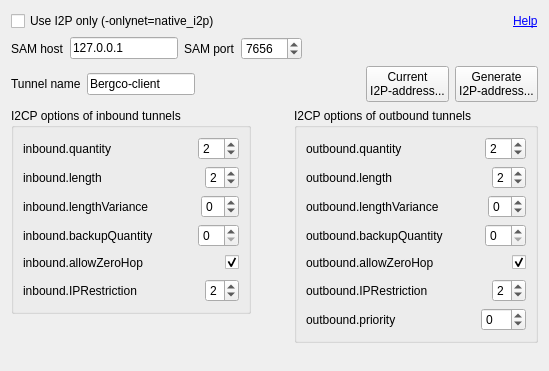
<?xml version="1.0" encoding="UTF-8"?>
<ui version="4.0">
 <class>I2POptionsWidget</class>
 <widget class="QWidget" name="I2POptionsWidget">
  <property name="geometry">
   <rect>
    <x>0</x>
    <y>0</y>
    <width>549</width>
    <height>371</height>
   </rect>
  </property>
  <property name="windowTitle">
   <string>Form</string>
  </property>
  <layout class="QVBoxLayout" name="verticalLayout_5">
   <item>
    <layout class="QHBoxLayout" name="horizontalLayout_15">
     <item>
      <widget class="QCheckBox" name="checkBoxUseI2POnly">
       <property name="text">
        <string>Use I2P only (-onlynet=native_i2p)</string>
       </property>
      </widget>
     </item>
     <item>
      <spacer name="horizontalSpacer_15">
       <property name="orientation">
        <enum>Qt::Horizontal</enum>
       </property>
       <property name="sizeHint" stdset="0">
        <size>
         <width>40</width>
         <height>20</height>
        </size>
       </property>
      </spacer>
     </item>
     <item>
      <widget class="QLabel" name="label">
       <property name="toolTip">
        <string>http://www.i2p2.i2p/i2cp.html#options</string>
       </property>
       <property name="text">
        <string>&lt;a href=&quot;http://www.i2p2.i2p/i2cp.html#options&quot;&gt;Help&lt;/a&gt;</string>
       </property>
       <property name="textFormat">
        <enum>Qt::RichText</enum>
       </property>
       <property name="openExternalLinks">
        <bool>true</bool>
       </property>
       <property name="textInteractionFlags">
        <set>Qt::TextBrowserInteraction</set>
       </property>
      </widget>
     </item>
    </layout>
   </item>
   <item>
    <layout class="QHBoxLayout" name="horizontalLayout_16">
     <item>
      <widget class="QLabel" name="labelSAMHost">
       <property name="text">
        <string>SAM host</string>
       </property>
      </widget>
     </item>
     <item>
      <widget class="QLineEdit" name="lineEditSAMHost">
       <property name="sizePolicy">
        <sizepolicy hsizetype="Fixed" vsizetype="Fixed">
         <horstretch>0</horstretch>
         <verstretch>0</verstretch>
        </sizepolicy>
       </property>
       <property name="text">
        <string>127.0.0.1</string>
       </property>
      </widget>
     </item>
     <item>
      <widget class="QLabel" name="labelSAMPort">
       <property name="text">
        <string>SAM port</string>
       </property>
      </widget>
     </item>
     <item>
      <widget class="QSpinBox" name="spinBoxSAMPort">
       <property name="minimum">
        <number>1</number>
       </property>
       <property name="maximum">
        <number>65535</number>
       </property>
       <property name="value">
        <number>7656</number>
       </property>
      </widget>
     </item>
     <item>
      <spacer name="horizontalSpacer_17">
       <property name="orientation">
        <enum>Qt::Horizontal</enum>
       </property>
       <property name="sizeHint" stdset="0">
        <size>
         <width>40</width>
         <height>20</height>
        </size>
       </property>
      </spacer>
     </item>
    </layout>
   </item>
   <item>
    <layout class="QHBoxLayout" name="horizontalLayout_17">
     <item>
      <widget class="QLabel" name="labelTunnelName">
       <property name="text">
        <string>Tunnel name</string>
       </property>
      </widget>
     </item>
     <item>
      <widget class="QLineEdit" name="lineEditTunnelName">
       <property name="sizePolicy">
        <sizepolicy hsizetype="Preferred" vsizetype="Fixed">
         <horstretch>0</horstretch>
         <verstretch>0</verstretch>
        </sizepolicy>
       </property>
       <property name="minimumSize">
        <size>
         <width>0</width>
         <height>0</height>
        </size>
       </property>
       <property name="text">
        <string>Bergco-client</string>
       </property>
      </widget>
     </item>
     <item>
      <spacer name="horizontalSpacer_18">
       <property name="orientation">
        <enum>Qt::Horizontal</enum>
       </property>
       <property name="sizeHint" stdset="0">
        <size>
         <width>40</width>
         <height>20</height>
        </size>
       </property>
      </spacer>
     </item>
     <item>
      <widget class="QPushButton" name="pushButtonCurrentI2PAddress">
       <property name="text">
        <string>Current
I2P-address...</string>
       </property>
      </widget>
     </item>
     <item>
      <widget class="QPushButton" name="pushButtonGenerateI2PAddress">
       <property name="text">
        <string>Generate
I2P-address...</string>
       </property>
      </widget>
     </item>
    </layout>
   </item>
   <item>
    <layout class="QHBoxLayout" name="horizontalLayout_14">
     <item>
      <layout class="QVBoxLayout" name="verticalLayout_4">
       <item>
        <widget class="QGroupBox" name="groupBoxInbound">
         <property name="title">
          <string>I2CP options of inbound tunnels</string>
         </property>
         <layout class="QVBoxLayout" name="verticalLayout">
          <item>
           <layout class="QHBoxLayout" name="horizontalLayout">
            <item>
             <widget class="QLabel" name="labelInboundQuantity">
              <property name="text">
               <string>inbound.quantity </string>
              </property>
             </widget>
            </item>
            <item>
             <spacer name="horizontalSpacer">
              <property name="orientation">
               <enum>Qt::Horizontal</enum>
              </property>
              <property name="sizeHint" stdset="0">
               <size>
                <width>40</width>
                <height>20</height>
               </size>
              </property>
             </spacer>
            </item>
            <item>
             <widget class="QSpinBox" name="spinBoxInboundQuantity">
              <property name="minimum">
               <number>1</number>
              </property>
              <property name="maximum">
               <number>16</number>
              </property>
              <property name="value">
               <number>2</number>
              </property>
             </widget>
            </item>
           </layout>
          </item>
          <item>
           <layout class="QHBoxLayout" name="horizontalLayout_2">
            <item>
             <widget class="QLabel" name="labelInboundLength">
              <property name="text">
               <string>inbound.length </string>
              </property>
             </widget>
            </item>
            <item>
             <spacer name="horizontalSpacer_2">
              <property name="orientation">
               <enum>Qt::Horizontal</enum>
              </property>
              <property name="sizeHint" stdset="0">
               <size>
                <width>40</width>
                <height>20</height>
               </size>
              </property>
             </spacer>
            </item>
            <item>
             <widget class="QSpinBox" name="spinBoxInboundLength">
              <property name="minimum">
               <number>0</number>
              </property>
              <property name="maximum">
               <number>7</number>
              </property>
              <property name="value">
               <number>2</number>
              </property>
             </widget>
            </item>
           </layout>
          </item>
          <item>
           <layout class="QHBoxLayout" name="horizontalLayout_3">
            <item>
             <widget class="QLabel" name="labelInboundLengthVariance">
              <property name="text">
               <string>inbound.lengthVariance</string>
              </property>
             </widget>
            </item>
            <item>
             <spacer name="horizontalSpacer_3">
              <property name="orientation">
               <enum>Qt::Horizontal</enum>
              </property>
              <property name="sizeHint" stdset="0">
               <size>
                <width>40</width>
                <height>20</height>
               </size>
              </property>
             </spacer>
            </item>
            <item>
             <widget class="QSpinBox" name="spinBoxInboundLengthVariance">
              <property name="minimum">
               <number>-7</number>
              </property>
              <property name="maximum">
               <number>7</number>
              </property>
             </widget>
            </item>
           </layout>
          </item>
          <item>
           <layout class="QHBoxLayout" name="horizontalLayout_4">
            <item>
             <widget class="QLabel" name="labelInboundBackupQuality">
              <property name="text">
               <string>inbound.backupQuantity </string>
              </property>
             </widget>
            </item>
            <item>
             <spacer name="horizontalSpacer_4">
              <property name="orientation">
               <enum>Qt::Horizontal</enum>
              </property>
              <property name="sizeHint" stdset="0">
               <size>
                <width>40</width>
                <height>20</height>
               </size>
              </property>
             </spacer>
            </item>
            <item>
             <widget class="QSpinBox" name="spinBoxInboundBackupQuality"/>
            </item>
           </layout>
          </item>
          <item>
           <layout class="QHBoxLayout" name="horizontalLayout_5">
            <item>
             <widget class="QLabel" name="labelInboundAllowZeroHop">
              <property name="text">
               <string>inbound.allowZeroHop </string>
              </property>
             </widget>
            </item>
            <item>
             <spacer name="horizontalSpacer_5">
              <property name="orientation">
               <enum>Qt::Horizontal</enum>
              </property>
              <property name="sizeHint" stdset="0">
               <size>
                <width>40</width>
                <height>20</height>
               </size>
              </property>
             </spacer>
            </item>
            <item>
             <widget class="QCheckBox" name="checkBoxInboundAllowZeroHop">
              <property name="checked">
               <bool>true</bool>
              </property>
             </widget>
            </item>
           </layout>
          </item>
          <item>
           <layout class="QHBoxLayout" name="horizontalLayout_6">
            <item>
             <widget class="QLabel" name="labelInboundIPRestriction">
              <property name="text">
               <string>inbound.IPRestriction</string>
              </property>
             </widget>
            </item>
            <item>
             <spacer name="horizontalSpacer_6">
              <property name="orientation">
               <enum>Qt::Horizontal</enum>
              </property>
              <property name="sizeHint" stdset="0">
               <size>
                <width>40</width>
                <height>20</height>
               </size>
              </property>
             </spacer>
            </item>
            <item>
             <widget class="QSpinBox" name="spinBoxInboundIPRestriction">
              <property name="maximum">
               <number>4</number>
              </property>
              <property name="value">
               <number>2</number>
              </property>
             </widget>
            </item>
           </layout>
          </item>
         </layout>
        </widget>
       </item>
       <item>
        <spacer name="verticalSpacer">
         <property name="orientation">
          <enum>Qt::Vertical</enum>
         </property>
         <property name="sizeHint" stdset="0">
          <size>
           <width>20</width>
           <height>40</height>
          </size>
         </property>
        </spacer>
       </item>
      </layout>
     </item>
     <item>
      <spacer name="horizontalSpacer_14">
       <property name="orientation">
        <enum>Qt::Horizontal</enum>
       </property>
       <property name="sizeHint" stdset="0">
        <size>
         <width>40</width>
         <height>20</height>
        </size>
       </property>
      </spacer>
     </item>
     <item>
      <layout class="QVBoxLayout" name="verticalLayout_3">
       <item>
        <widget class="QGroupBox" name="groupBoxOutbound">
         <property name="title">
          <string>I2CP options of outbound tunnels</string>
         </property>
         <layout class="QVBoxLayout" name="verticalLayout_2">
          <item>
           <layout class="QHBoxLayout" name="horizontalLayout_7">
            <item>
             <widget class="QLabel" name="labelOutboundQuantity">
              <property name="text">
               <string>outbound.quantity </string>
              </property>
             </widget>
            </item>
            <item>
             <spacer name="horizontalSpacer_7">
              <property name="orientation">
               <enum>Qt::Horizontal</enum>
              </property>
              <property name="sizeHint" stdset="0">
               <size>
                <width>40</width>
                <height>20</height>
               </size>
              </property>
             </spacer>
            </item>
            <item>
             <widget class="QSpinBox" name="spinBoxOutboundQuantity">
              <property name="minimum">
               <number>1</number>
              </property>
              <property name="value">
               <number>2</number>
              </property>
             </widget>
            </item>
           </layout>
          </item>
          <item>
           <layout class="QHBoxLayout" name="horizontalLayout_8">
            <item>
             <widget class="QLabel" name="labelOutboundLength">
              <property name="text">
               <string>outbound.length </string>
              </property>
             </widget>
            </item>
            <item>
             <spacer name="horizontalSpacer_8">
              <property name="orientation">
               <enum>Qt::Horizontal</enum>
              </property>
              <property name="sizeHint" stdset="0">
               <size>
                <width>40</width>
                <height>20</height>
               </size>
              </property>
             </spacer>
            </item>
            <item>
             <widget class="QSpinBox" name="spinBoxOutboundLength">
              <property name="maximum">
               <number>7</number>
              </property>
              <property name="value">
               <number>2</number>
              </property>
             </widget>
            </item>
           </layout>
          </item>
          <item>
           <layout class="QHBoxLayout" name="horizontalLayout_9">
            <item>
             <widget class="QLabel" name="labelOutboundLengthVariance">
              <property name="text">
               <string>outbound.lengthVariance</string>
              </property>
             </widget>
            </item>
            <item>
             <spacer name="horizontalSpacer_9">
              <property name="orientation">
               <enum>Qt::Horizontal</enum>
              </property>
              <property name="sizeHint" stdset="0">
               <size>
                <width>40</width>
                <height>20</height>
               </size>
              </property>
             </spacer>
            </item>
            <item>
             <widget class="QSpinBox" name="spinBoxOutboundLengthVariance">
              <property name="minimum">
               <number>-7</number>
              </property>
              <property name="maximum">
               <number>7</number>
              </property>
             </widget>
            </item>
           </layout>
          </item>
          <item>
           <layout class="QHBoxLayout" name="horizontalLayout_10">
            <item>
             <widget class="QLabel" name="labelOutboundBackupQuantity">
              <property name="text">
               <string>outbound.backupQuantity</string>
              </property>
             </widget>
            </item>
            <item>
             <spacer name="horizontalSpacer_10">
              <property name="orientation">
               <enum>Qt::Horizontal</enum>
              </property>
              <property name="sizeHint" stdset="0">
               <size>
                <width>40</width>
                <height>20</height>
               </size>
              </property>
             </spacer>
            </item>
            <item>
             <widget class="QSpinBox" name="spinBoxOutboundBackupQuantity"/>
            </item>
           </layout>
          </item>
          <item>
           <layout class="QHBoxLayout" name="horizontalLayout_11">
            <item>
             <widget class="QLabel" name="labelAllowZeroHop">
              <property name="text">
               <string>outbound.allowZeroHop </string>
              </property>
             </widget>
            </item>
            <item>
             <spacer name="horizontalSpacer_11">
              <property name="orientation">
               <enum>Qt::Horizontal</enum>
              </property>
              <property name="sizeHint" stdset="0">
               <size>
                <width>40</width>
                <height>20</height>
               </size>
              </property>
             </spacer>
            </item>
            <item>
             <widget class="QCheckBox" name="checkBoxAllowZeroHop">
              <property name="checked">
               <bool>true</bool>
              </property>
             </widget>
            </item>
           </layout>
          </item>
          <item>
           <layout class="QHBoxLayout" name="horizontalLayout_12">
            <item>
             <widget class="QLabel" name="labelOutboundIPRestriction">
              <property name="text">
               <string>outbound.IPRestriction</string>
              </property>
             </widget>
            </item>
            <item>
             <spacer name="horizontalSpacer_12">
              <property name="orientation">
               <enum>Qt::Horizontal</enum>
              </property>
              <property name="sizeHint" stdset="0">
               <size>
                <width>40</width>
                <height>20</height>
               </size>
              </property>
             </spacer>
            </item>
            <item>
             <widget class="QSpinBox" name="spinBoxOutboundIPRestriction">
              <property name="maximum">
               <number>4</number>
              </property>
              <property name="value">
               <number>2</number>
              </property>
             </widget>
            </item>
           </layout>
          </item>
          <item>
           <layout class="QHBoxLayout" name="horizontalLayout_13">
            <item>
             <widget class="QLabel" name="labelOutboundPriority">
              <property name="text">
               <string>outbound.priority</string>
              </property>
             </widget>
            </item>
            <item>
             <spacer name="horizontalSpacer_13">
              <property name="orientation">
               <enum>Qt::Horizontal</enum>
              </property>
              <property name="sizeHint" stdset="0">
               <size>
                <width>40</width>
                <height>20</height>
               </size>
              </property>
             </spacer>
            </item>
            <item>
             <widget class="QSpinBox" name="spinBoxOutboundPriority">
              <property name="minimum">
               <number>-25</number>
              </property>
              <property name="maximum">
               <number>25</number>
              </property>
             </widget>
            </item>
           </layout>
          </item>
         </layout>
        </widget>
       </item>
       <item>
        <spacer name="verticalSpacer_2">
         <property name="orientation">
          <enum>Qt::Vertical</enum>
         </property>
         <property name="sizeHint" stdset="0">
          <size>
           <width>20</width>
           <height>40</height>
          </size>
         </property>
        </spacer>
       </item>
      </layout>
     </item>
    </layout>
   </item>
  </layout>
 </widget>
 <tabstops>
  <tabstop>checkBoxUseI2POnly</tabstop>
  <tabstop>lineEditSAMHost</tabstop>
  <tabstop>spinBoxSAMPort</tabstop>
  <tabstop>lineEditTunnelName</tabstop>
  <tabstop>pushButtonCurrentI2PAddress</tabstop>
  <tabstop>pushButtonGenerateI2PAddress</tabstop>
  <tabstop>spinBoxInboundQuantity</tabstop>
  <tabstop>spinBoxInboundLength</tabstop>
  <tabstop>spinBoxInboundLengthVariance</tabstop>
  <tabstop>spinBoxInboundBackupQuality</tabstop>
  <tabstop>checkBoxInboundAllowZeroHop</tabstop>
  <tabstop>spinBoxInboundIPRestriction</tabstop>
  <tabstop>spinBoxOutboundQuantity</tabstop>
  <tabstop>spinBoxOutboundLength</tabstop>
  <tabstop>spinBoxOutboundLengthVariance</tabstop>
  <tabstop>spinBoxOutboundBackupQuantity</tabstop>
  <tabstop>checkBoxAllowZeroHop</tabstop>
  <tabstop>spinBoxOutboundIPRestriction</tabstop>
  <tabstop>spinBoxOutboundPriority</tabstop>
 </tabstops>
 <resources/>
 <connections/>
</ui>
